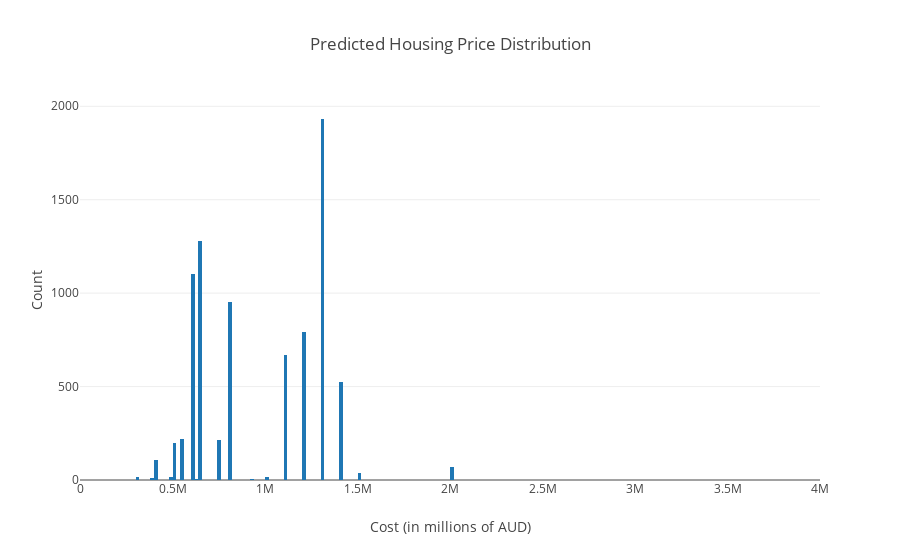

Notebook code for this chart:
### Code cell
y_pred = regr.predict(X_test)

# Show distribution of actual housing prices
data = [go.Histogram(x=y_pred)]
layout = go.Layout(
    title = 'Predicted Housing Price Distribution',
    xaxis = dict(title='Cost (in millions of AUD)', range=[0,4000000]),
    yaxis = dict(title='Count')
)

fig = go.Figure(data=data, layout=layout)
py.offline.iplot(fig, filename = 'cufflinks/simple')

### Figure 1 — Plotly figure (JSON) as saved in the notebook; plotly's stock layout.template omitted (floating-point values rounded to 4 significant figures; data arrays with more than 128 entries replaced by an {"elided": "..."} marker saying what was removed)
{"data": [{"type": "histogram", "x": {"elided": "8174 int values"}}], "layout": {"title": "Predicted Housing Price Distribution", "xaxis": {"range": [0, 4000000], "title": "Cost (in millions of AUD)"}, "yaxis": {"title": "Count"}}}
